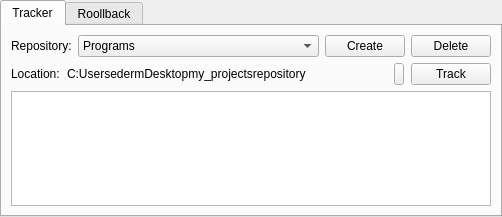
<?xml version="1.0" encoding="UTF-8"?>
<ui version="4.0">
 <class>MainWindow</class>
 <widget class="QMainWindow" name="MainWindow">
  <property name="geometry">
   <rect>
    <x>0</x>
    <y>0</y>
    <width>502</width>
    <height>217</height>
   </rect>
  </property>
  <property name="windowTitle">
   <string>MainWindow</string>
  </property>
  <property name="toolTipDuration">
   <number>-1</number>
  </property>
  <widget class="QWidget" name="MainWidget">
   <property name="toolTipDuration">
    <number>-1</number>
   </property>
   <layout class="QVBoxLayout" name="verticalLayout">
    <property name="spacing">
     <number>0</number>
    </property>
    <property name="leftMargin">
     <number>0</number>
    </property>
    <property name="topMargin">
     <number>0</number>
    </property>
    <property name="rightMargin">
     <number>0</number>
    </property>
    <property name="bottomMargin">
     <number>0</number>
    </property>
    <item>
     <widget class="QTabWidget" name="MainTab">
      <property name="toolTipDuration">
       <number>-2</number>
      </property>
      <property name="currentIndex">
       <number>0</number>
      </property>
      <widget class="QWidget" name="Tracker_tab">
       <attribute name="title">
        <string>Tracker</string>
       </attribute>
       <layout class="QVBoxLayout" name="verticalLayout_2">
        <item>
         <layout class="QHBoxLayout" name="reps_row">
          <item>
           <widget class="QLabel" name="label_2">
            <property name="text">
             <string>Repository:</string>
            </property>
           </widget>
          </item>
          <item>
           <widget class="QComboBox" name="comboBox">
            <property name="sizePolicy">
             <sizepolicy hsizetype="MinimumExpanding" vsizetype="Fixed">
              <horstretch>0</horstretch>
              <verstretch>0</verstretch>
             </sizepolicy>
            </property>
            <property name="minimumSize">
             <size>
              <width>200</width>
              <height>0</height>
             </size>
            </property>
            <item>
             <property name="text">
              <string>Programs</string>
             </property>
            </item>
            <item>
             <property name="text">
              <string>Drawings</string>
             </property>
            </item>
           </widget>
          </item>
          <item>
           <widget class="QPushButton" name="create_rep">
            <property name="sizePolicy">
             <sizepolicy hsizetype="Fixed" vsizetype="Fixed">
              <horstretch>0</horstretch>
              <verstretch>0</verstretch>
             </sizepolicy>
            </property>
            <property name="text">
             <string>Create</string>
            </property>
           </widget>
          </item>
          <item>
           <widget class="QPushButton" name="del_rep">
            <property name="sizePolicy">
             <sizepolicy hsizetype="Fixed" vsizetype="Fixed">
              <horstretch>0</horstretch>
              <verstretch>0</verstretch>
             </sizepolicy>
            </property>
            <property name="text">
             <string>Delete</string>
            </property>
           </widget>
          </item>
         </layout>
        </item>
        <item>
         <layout class="QHBoxLayout" name="track_row">
          <property name="spacing">
           <number>7</number>
          </property>
          <property name="leftMargin">
           <number>0</number>
          </property>
          <item>
           <widget class="QLabel" name="label">
            <property name="sizePolicy">
             <sizepolicy hsizetype="Maximum" vsizetype="Preferred">
              <horstretch>0</horstretch>
              <verstretch>0</verstretch>
             </sizepolicy>
            </property>
            <property name="text">
             <string>Location:</string>
            </property>
           </widget>
          </item>
          <item>
           <widget class="QLabel" name="label_3">
            <property name="sizePolicy">
             <sizepolicy hsizetype="Expanding" vsizetype="Preferred">
              <horstretch>0</horstretch>
              <verstretch>0</verstretch>
             </sizepolicy>
            </property>
            <property name="text">
             <string>C:UsersedermDesktopmy_projectsrepository</string>
            </property>
           </widget>
          </item>
          <item>
           <widget class="QPushButton" name="pushButton_4">
            <property name="sizePolicy">
             <sizepolicy hsizetype="Fixed" vsizetype="Fixed">
              <horstretch>0</horstretch>
              <verstretch>0</verstretch>
             </sizepolicy>
            </property>
            <property name="maximumSize">
             <size>
              <width>10</width>
              <height>16777215</height>
             </size>
            </property>
            <property name="text">
             <string/>
            </property>
           </widget>
          </item>
          <item>
           <widget class="QPushButton" name="pushButton_3">
            <property name="text">
             <string>Track</string>
            </property>
           </widget>
          </item>
         </layout>
        </item>
        <item>
         <layout class="QHBoxLayout" name="horizontalLayout_3">
          <property name="spacing">
           <number>0</number>
          </property>
          <item>
           <widget class="QListWidget" name="listWidget"/>
          </item>
         </layout>
        </item>
       </layout>
      </widget>
      <widget class="QWidget" name="Roollback_tab">
       <attribute name="title">
        <string>Roollback</string>
       </attribute>
      </widget>
     </widget>
    </item>
   </layout>
  </widget>
 </widget>
 <resources/>
 <connections/>
</ui>
